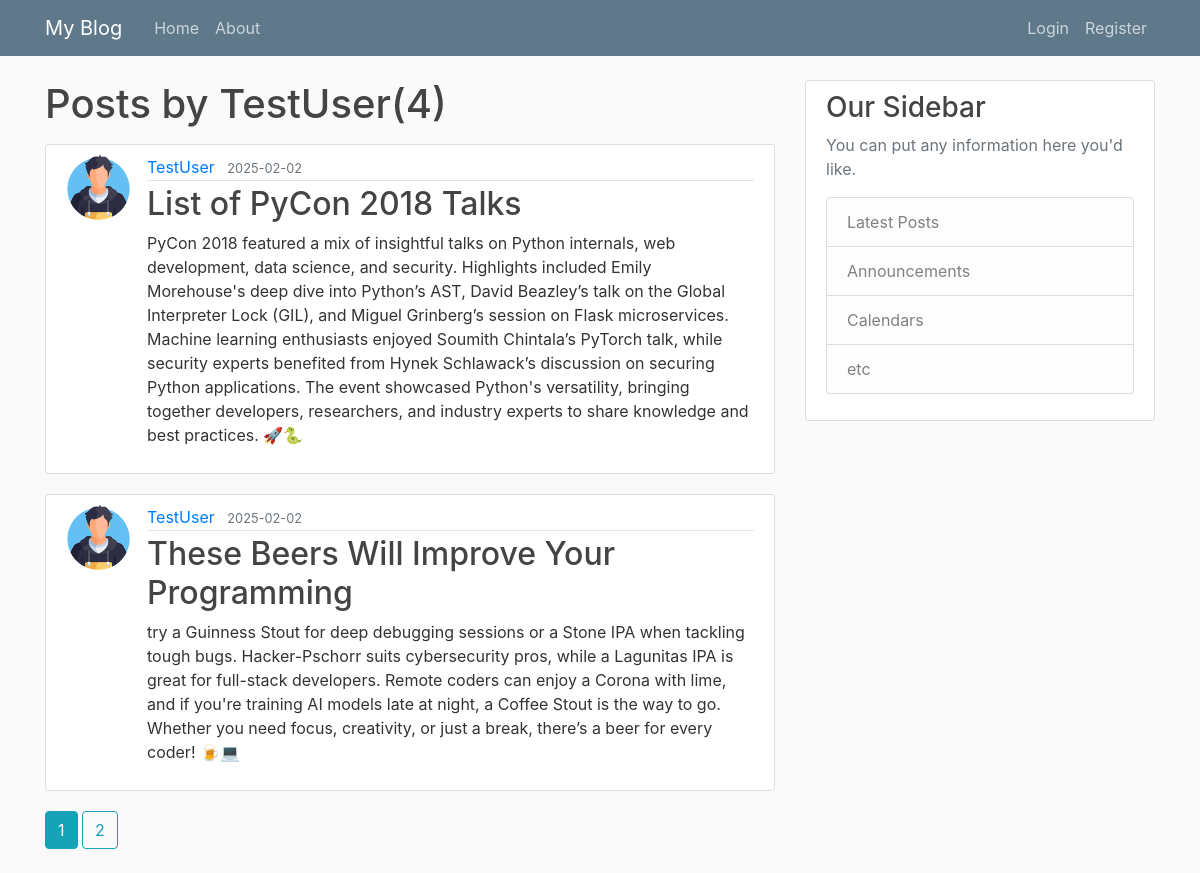
The page /home/TestUser on the database as committed earlier.
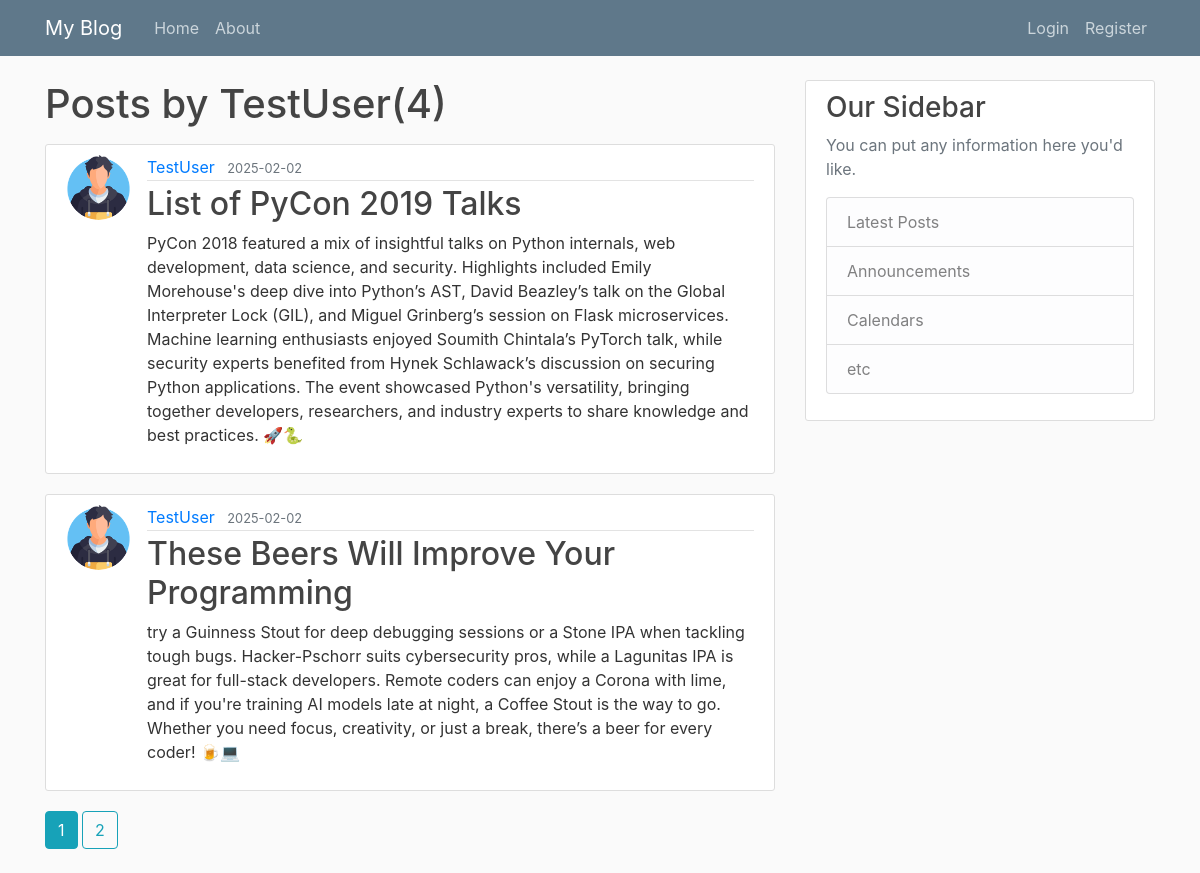
The same page on the database as committed later.
### flaskblog/models.py (models this page shows, shortened)
class Post(db.Model):
    id = db.Column(db.Integer, primary_key=True)
    title=db.Column(db.String(100),nullable=False)
    date_posted=db.Column(db.DateTime,nullable=False,default=datetime.utcnow)
    content=db.Column(db.Text,nullable=False)
    user_id=db.Column(db.Integer,db.ForeignKey("user.id"),nullable=False)

class User(db.Model, UserMixin):
    id = db.Column(db.Integer, primary_key=True)
    username = db.Column(db.String(20),unique=True,nullable=False)
    email = db.Column(db.String(120),unique=True,nullable=False)
    image_file = db.Column(db.String(20),nullable=False,default='default.jpg')
    password = db.Column(db.String(60),nullable=False)
    posts=db.relationship('Post',backref='author',lazy=True)

### flaskblog/users/routes.py (the view)
@users.route("/home/<string:username>")
def user_posts(username):
    page=request.args.get('page',1,type=int)
    user=User.query.filter_by(username=username).first_or_404()
    posts=Post.query.filter_by(author=user)\
        .order_by(Post.date_posted.desc())\
        .paginate(page=page,per_page=2)
    return render_template ("user_posts.html",posts=posts,user=user)

### flaskblog/templates/user_posts.html
{%extends 'layout.html'%} {%block content%}
<h1 class="mb-3">Posts by {{user.username}}({{posts.total}})</h1>
{%for post in posts.items%}
<article class="media content-section">
  <img
    class="rounded-circle article-img"
    src="{{url_for('static',filename='profile_pics/'+post.author.image_file)}}"
  />
  <div class="media-body">
    <div class="article-metadata">
      <a
        class="mr-2"
        href="{{url_for('users.user_posts',username=post.author.username)}}"
        >{{ post.author.username }}</a
      >
      <small class="text-muted"
        >{{ post.date_posted.strftime('%Y-%m-%d') }}</small
      >
    </div>
    <h2>
      <a class="article-title" href="{{url_for('posts.post',post_id=post.id)}}"
        >{{ post.title }}</a
      >
    </h2>
    <p class="article-content">{{ post.content }}</p>
  </div>
</article>
{%endfor%} {%for page_num in
posts.iter_pages(left_edge=1,right_edge=1,left_current=1,right_current=2)%} {%if
page_num%} {%if posts.page==page_num%}
<a
  class="btn btn-info mb-4"
  href="{{url_for('users.user_posts',username=user.username,page=page_num)}}"
  >{{page_num}}</a
>
{%else%}
<a
  class="btn btn-outline-info mb-4"
  href="{{url_for('users.user_posts',username=user.username,page=page_num)}}"
  >{{page_num}}</a
>
{%endif%} {%else%} ... {%endif%} {%endfor%} {%endblock content%}

Rows that differ between the two databases and show on the page:
changed Post: title "List of PyCon 2018 Talks" → "List of PyCon 2019 Talks"
